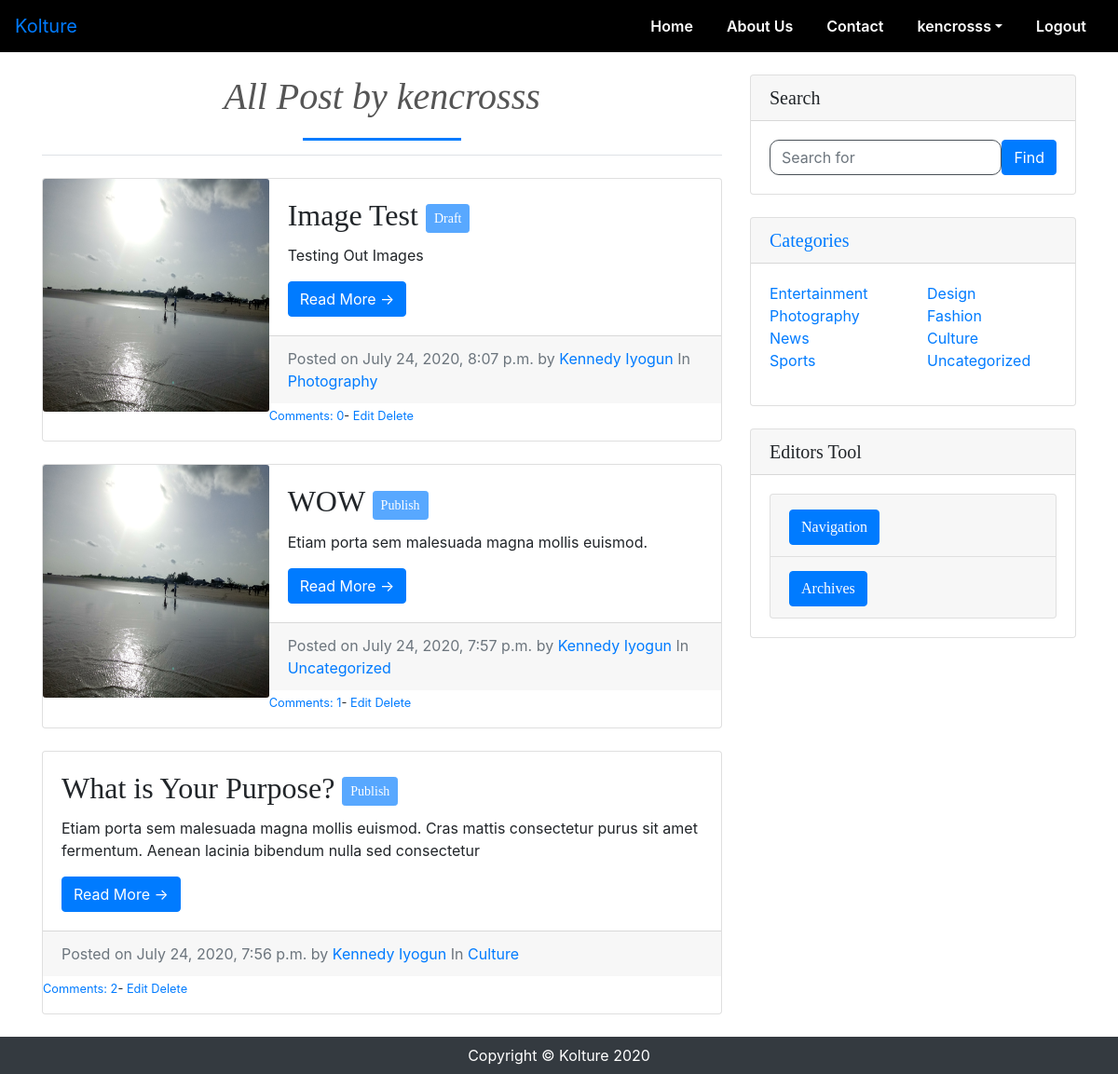
The page /home/posts/ (signed in) on the database its author committed.
### blog/models.py (models this page shows, shortened)
class Post (models.Model):
    title = models.CharField(max_length=200, unique=True)
    header_image = models.ImageField(null=True, blank=True, upload_to='images/')
    slug = models.SlugField(max_length=200, unique=True)
    author = models.ForeignKey(User, on_delete=models.CASCADE, related_name='blog_post')
    updated_on = models.DateTimeField(auto_now=True)
    content = RichTextField(blank=True, null=True)
    category = models.CharField(max_length=200, choices=choice_list, default='uncategorized')
    snippet = models.CharField(max_length=200)
    likes = models.ManyToManyField(User, related_name='likes', blank=True)
    created_on = models.DateTimeField(auto_now=True)
    status = models.IntegerField(choices=STATUS,default = 0)
    tags = TaggableManager()
    class Meta:
        ordering = ['-created_on']

class Category(models.Model):
    name = models.CharField(max_length=200)
    def __str__(self):
        return self.name

### blog/views.py (the view)
# urls.py: path('home/posts/', views.all_post, name='all-post'),
def all_post(request):
    posts = Post.objects.all()
    post_draft = Post.objects.filter(status=0)
    published = Post.objects.filter(status=1)
    is_featured = Post.objects.filter(status=2)
    cat_menu_list = Category.objects.all()
    return render(request, 'blog/author_posts.html', {'posts': posts,
                                                    'post_draft': post_draft,
                                                    'published': published,
                                                    'is_featured': is_featured,
                                                    'cat_menu_list': cat_menu_list,
    })

### blog/context_processors.py (called while the page is built)
def posts(request):
    return {
        'all_posts': Post.objects.order_by('created_on'),
    }

### blog/templates/blog/author_posts.html (shortened to what this page needs)
{% extends "blog/base.html" %}
{% block content %}
<div class="col-md-8">
    {% if user.is_authenticated %}
      <h1 class="my-4 mb-4 font-italic border-bottom">
        All Post by {{request.user}}
      </h1>
        {% for post in posts %}
        {% if user.id == post.author.id %}
        {% if post.header_image %}
          <div class="card mb-4">
              <div class="row no-gutters">
                <div class="col-md-4">
                  <img src="{{ post.header_image.url }}" class="card-img img-responsive" height="250px">
                </div>
                <div class="col-md-8">
                  <div class="card-body">
                {% if post in post_draft %}
                    <h2 class="card-title">{{ post.title }} <button class="btn btn-primary btn-sm disabled">Draft</button></h2>
                {% endif %}
                {% if post in published %}
                    <h2 class="card-title">{{ post.title }} <button class="btn btn-primary btn-sm disabled">Publish</button></h2>
                {% endif %}
                      <p class="card-text">{{post.snippet}}</p>
                      <a href="{% url 'post-detail' post.slug  %}" class="btn btn-primary">Read More &rarr;</a>
                    </div>
                    <div class="card-footer text-muted">
                      Posted on {{ post.created_on}} by
                      <a href="{% url 'profile_page' post.author.profile.id %}">{{ post.author.first_name }} {{ post.author.last_name }}</a>
                      <span class="entry__meta-links">
                        In <a href="{% url 'category' post.category %}">{{ post.category|title }}</a>
                      </span>
                    </div>
                    <p><small>
                      {% if user.is_authenticated %}
                        {% if user.id == post.author.id %}
                          <a href="{% url 'post-detail' post.slug  %}">Comments: {{post.comments.count}}</a>-
                            <a href="{% url 'update_post' post.slug  %}">Edit   </a>
                            <a href="{% url 'delete_post' post.slug  %}">Delete</a>
                        {% endif %}
                      {% endif %}
                      </small></p>
                  </div>
              </div>
          </div>
          {% else %}
          <div class="card mb-4">
          <div class="col-mb-4">
            <div class="card-body">
                {% if post in published %}
                    <h2 class="card-title">{{ post.title }} <button class="btn btn-primary btn-sm disabled">Publish</button></h2>
                {% endif %}
                <p class="card-text">{{post.snippet}}</p>
                <a href="{% url 'post-detail' post.slug  %}" class="btn btn-primary">Read More &rarr;</a>
              </div>
              <div class="card-footer text-muted">
                Posted on {{ post.created_on}} by
                <a href="{% url 'profile_page' post.author.profile.id %}">{{ post.author.first_name }} {{ post.author.last_name }}</a>
                <span class="entry__meta-links">
                  In <a href="{% url 'category' post.category %}">{{ post.category|title }}</a>
                </span>
              </div>
              <p><small>
                {% if user.is_authenticated %}
                {% if user.id == post.author.id %}
                    <a href="{% url 'post-detail' post.slug  %}">Comments: {{post.comments.count}}</a>-
                      <a href="{% url 'update_post' post.slug  %}">Edit   </a>
                      <a href="{% url 'delete_post' post.slug  %}">Delete</a>
                  {% endif %}
                {% endif %}
                </small></p>
            </div>
          </div>
          {% endif %}
          {% endif %}
        {% endfor %}
    {% endif %}
</div>
 {% endblock %}

### blog/templates/blog/base.html (shortened to what this page needs)
{% load static %}
<!DOCTYPE html>
<html lang="en">
<head>
    <link rel="stylesheet" href="{% static 'blog/base.css' %}">
    <link rel="stylesheet" href="https://stackpath.bootstrapcdn.com/bootstrap/4.5.0/css/bootstrap.min.css">
    <link rel="stylesheet" href="https://stackpath.bootstrapcdn.com/font-awesome/4.7.0/css/font-awesome.min.css">
</head>
<body>
  <section id="nav-bar">
    <nav class="navbar navbar-expand-lg navbar-lig">
      <a class="navbar-brand" href="{% url 'kolture' %}">Kolture</a>
      <div class="collapse navbar-collapse" id="navbarSupportedContent">
          <ul class="navbar-nav ml-auto">
            <li class="nav-item active">
              <a class="nav-link" href="{% url 'blog-home' %}">Home</a>
            </li>
            <li class="nav-item">
              <a class="nav-link" href="{% url 'about' %}">About Us</a>
            </li>
            <li class="nav-item">
                <a class="nav-link" href="#">Contact</a>
            </li>
            {% if user.is_authenticated %}
              <li class="nav-item dropdown">
                <a class="nav-link dropdown-toggle" href="#" id="dropdown10" data-toggle="dropdown" aria-haspopup="true" aria-expanded="false" role="button">{{request.user.username}}</a>
              </li>
            {% endif %}
            <li class="nav-item">
              <a class="nav-link" href="{% url 'logout' %}" tabindex="-1" aria-disabled="true">Logout</a>
            </li>
          </ul>
      </div>
    </nav>
  </section>
<div class="container">
<div class="row">
{% block content %}{% endblock content%}
{% block sidebar %}
<div class="col-md-4">
  <div class="card my-4">
    <h5 class="card-header">Search</h5>
    <div class="card-body">
      <form action="{% url 'search' %}" class="input-group d-inline-block" method="get">
        <div class="d-flex">
          <input type="text" class="form-control" placeholder="Search for" name="q" value="{{ request.GET.q }}">
          <button type="submit" class="btn btn-primary" >Find</button>
        </div>
      </form>
    </div>
  </div>
{% block categories_sidebar %}
  <div class="card my-4">
    <a href="{% url 'category-list' %}"><h5 class="card-header">Categories</h5></a>
    <div class="card-body">
      <div class="row">
        {% if cat_menu_list %}
        <div class="col-lg-6">
          <ul class="list-unstyled">
            {% for item in cat_menu_list %}
            {% cycle 'odd' 'even' as state silent %}
            {% if state == 'odd' %}
            <li>
              <a href="{% url 'category' item %}">{{ item|title }}</a>
            </li>
            {% endif %}
            {% endfor %}
          </ul>
        </div>
        {% endif %}
        {% if cat_menu_list %}
        <div class="col-lg-6">
          <ul class="list-unstyled">
            {% for item in cat_menu_list %}
            {% cycle 'odd' 'even' as state silent %}
            {% if state == 'even' %}
            <li>
              <a href="{% url 'category' item %}">{{ item|title }}</a>
            </li>
            {% endif %}
            {% endfor %}
          </ul>
        </div>
        {% endif %}
      </div>
    </div>
  </div>
{% endblock categories_sidebar %}
{% if user.is_authenticated %}
{% block editors_sidebar %}
<div class="card my-4">
  <h5 class="card-header">Editors Tool</h5>
  <div class="card-body">
    <div class="accordion" id="accordionExample">
        <div class="card">
          <div class="card-header" id="headingOne">
            <h2 class="mb-0">
              <button class="btn btn-primary text-left" type="button" data-toggle="collapse" data-target="#collapseOne" aria-expanded="true" aria-controls="collapseOne">
                Navigation
              </button>
            </h2>
          </div>
        </div>
        <div class="card">
            <div class="card-header" id="headingOne">
              <h2 class="mb-0">
                <button class="btn btn-primary text-left" type="button" data-toggle="collapse" data-target="#collapseTwo" aria-expanded="true" aria-controls="collapseTwo">
                  Archives
                </button>
              </h2>
            </div>
                  {% regroup all_posts by created_on.year as year_list %}
          </div>
    </div>
  </div>
</div>
{% endblock editors_sidebar %}
{% endif %}
</div>
{% endblock sidebar %}
</div>
</div>
  <footer class="py-2 bg-dark">
    <div class="container">
      <div class="row">
        <div class="col-12">
          <p class="m-0 text-center text-white">Copyright &copy; Kolture 2020</p>
        </div>
      </div>
    </div>
  </footer>
</body>
</html>

### blog/static/blog/base.css (style rules this page uses)
* { margin: 0; padding: 0; }
h1, h2, h4, h5, h6 { font-family: "Playfair Display", Georgia, "Times New Roman", serif; }
#nav-bar { position: sticky; top: 0; z-index: 10; background-color: yellow; }
.navbar-nav li { padding: 0 10px; }
.navbar-nav li a { float: right; text-align: left; }
.navbar { background: black; }
.nav-link { color: white !important; font-weight: 600; font-size: 16px; }
h1 { text-align: center; color: #555555!important; padding-bottom: 10px; }
h1::after { content: ''; background: #007bff; display: block; height: 3px; width: 170px; margin: 20px auto 5px; }
.form-control { border-radius: 10px !important; border: 1px solid!important; padding: 5px 15px; }

### rows shown on the page
Post: header_image (picture), title "Image Test", snippet "Testing Out Images", created_on "July 24, 2020, 8:07 p.m.", author.first_name "Kennedy", author.last_name "Iyogun", category "Photography", comments.count "0"
Post: header_image (picture), title "WOW", snippet "Etiam porta sem malesuada magna mollis euismod.", created_on "July 24, 2020, 7:57 p.m.", author.first_name "Kennedy", author.last_name "Iyogun", category "Uncategorized", comments.count "1"
Post: title "What is Your Purpose?", snippet "Etiam porta sem malesuada magna mollis euismod. Cras mattis consectetur purus sit amet fermentum. Aenean lacinia bibendum nulla sed consectetur", created_on "July 24, 2020, 7:56 p.m.", author.first_name "Kennedy", author.last_name "Iyogun", category "Culture", comments.count "2"
Category: name "Entertainment"
Category: name "Photography"
Category: name "News"
Category: name "Sports"
Category: name "Design"
Category: name "Fashion"
Category: name "Culture"
Category: name "Uncategorized"

### other values the page prints
{{ request.user.username }} "kencrosss"
{{ request.user }} "kencrosss"
